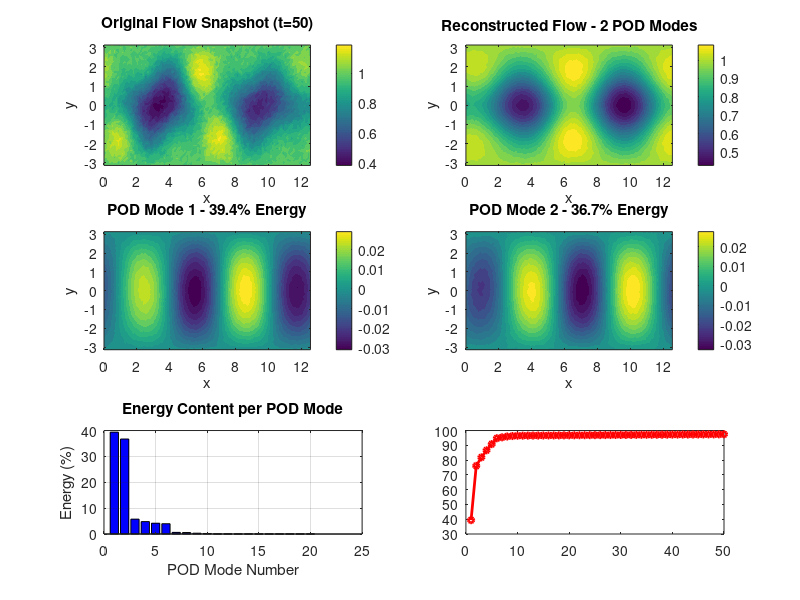

Here is the MATLAB script that generated this plot: (Note: this script raises an error after producing the figure.)
%% PROJECT 11: Proper Orthogonal Decomposition of a Fluid Flow Wake
% Extracts dominant flow structures using SVD
% Simulates von Karman vortex street behind a cylinder
% Reconstructs flow using only first 2 POD modes

%--- Flow Domain ---
nx    = 100;        % Grid points in x direction
ny    = 50;         % Grid points in y direction
nt    = 200;        % Number of time snapshots
x     = linspace(0, 4*pi, nx);
y     = linspace(-pi, pi, ny);
t     = linspace(0, 20, nt);

[X, Y] = meshgrid(x, y);

fprintf('--- POD Flow Analysis ---\n')
fprintf('Grid size      : %d x %d points\n', nx, ny)
fprintf('Snapshots      : %d\n', nt)
fprintf('Total DOF      : %d\n', nx*ny)

%--- Generate von Karman Vortex Street ---
% Superposition of convecting vortices with shedding frequency
St    = 0.2;        % Strouhal number (shedding frequency)
U_inf = 1.0;        % Freestream velocity

% Velocity field snapshots
U_snapshots = zeros(nx*ny, nt);

fprintf('Generating flow snapshots...\n')

for i = 1:nt
    ti = t(i);

    % Mean flow - simple wake profile
    U_mean = U_inf * (1 - 0.3*exp(-Y.^2/2));

    % First shedding mode - primary vortex street
    mode1  = 0.3*sin(X - U_inf*ti) .* cos(0.5*Y) .* ...
        exp(-0.05*(X-U_inf*ti).^2/pi);

    % Second shedding mode - harmonic
    mode2  = 0.1*sin(2*(X - U_inf*ti)) .* sin(Y) .* ...
        exp(-0.05*(X-U_inf*ti).^2/pi);

    % Random noise - small amplitude
    noise  = 0.02*randn(ny, nx);

    % Total velocity field
    U_field = U_mean + mode1 + mode2 + noise;

    % Store as column vector
    U_snapshots(:,i) = U_field(:);
end

fprintf('Snapshots generated successfully\n')
%--- Compute Mean Flow ---
U_mean_vec = mean(U_snapshots, 2);      % Mean over all snapshots
U_fluct    = U_snapshots - U_mean_vec;  % Fluctuation matrix

%--- Perform SVD ---
fprintf('\nPerforming SVD...\n')
[POD_modes, S, V] = svd(U_fluct, 'econ');

%--- Singular Values and Energy ---
singular_vals  = diag(S);
energy_total   = sum(singular_vals.^2);
energy_frac    = singular_vals.^2 / energy_total * 100;
energy_cumul   = cumsum(energy_frac);

%--- Print Energy Content ---
fprintf('\n--- POD Energy Content ---\n')
fprintf('Mode | Singular Value | Energy %% | Cumulative %%\n')
fprintf('-----|----------------|----------|-------------\n')
for i = 1:10
    fprintf('%4d | %14.4f | %8.2f | %11.2f\n', ...
        i, singular_vals(i), energy_frac(i), energy_cumul(i))
end

%--- Find modes needed for 95% energy ---
n_modes_95 = find(energy_cumul >= 95, 1);
fprintf('\nModes needed for 95%% energy: %d\n', n_modes_95)

%--- Reconstruct Flow with 2 modes ---
n_reconstruct = 2;
U_reconstructed = U_mean_vec + ...
    POD_modes(:,1:n_reconstruct) * ...
    S(1:n_reconstruct,1:n_reconstruct) * ...
    V(:,1:n_reconstruct)';

%--- Reconstruction Error ---
error_2modes = norm(U_fluct - POD_modes(:,1:n_reconstruct)* ...
    S(1:n_reconstruct,1:n_reconstruct)*V(:,1:n_reconstruct)', 'fro');
error_total  = norm(U_fluct, 'fro');
fprintf('Reconstruction error with 2 modes: %.2f%%\n', ...
    error_2modes/error_total*100)
%--- Plot Results ---
figure;

%--- Snapshot of original flow ---
subplot(3,2,1)
U_snap = reshape(U_snapshots(:,50), ny, nx);
contourf(X, Y, U_snap, 20, 'LineStyle', 'none')
colorbar
title('Original Flow Snapshot (t=50)')
xlabel('x'); ylabel('y')
axis tight

%--- Reconstructed flow with 2 modes ---
subplot(3,2,2)
U_recon_snap = reshape(U_reconstructed(:,50), ny, nx);
contourf(X, Y, U_recon_snap, 20, 'LineStyle', 'none')
colorbar
title('Reconstructed Flow - 2 POD Modes')
xlabel('x'); ylabel('y')
axis tight

%--- POD Mode 1 ---
subplot(3,2,3)
mode1_plot = reshape(POD_modes(:,1), ny, nx);
contourf(X, Y, mode1_plot, 20, 'LineStyle', 'none')
colorbar
title(sprintf('POD Mode 1 - %.1f%% Energy', energy_frac(1)))
xlabel('x'); ylabel('y')
axis tight

%--- POD Mode 2 ---
subplot(3,2,4)
mode2_plot = reshape(POD_modes(:,2), ny, nx);
contourf(X, Y, mode2_plot, 20, 'LineStyle', 'none')
colorbar
title(sprintf('POD Mode 2 - %.1f%% Energy', energy_frac(2)))
xlabel('x'); ylabel('y')
axis tight

%--- Energy spectrum ---
subplot(3,2,5)
bar(1:20, energy_frac(1:20), 'FaceColor', 'b')
xlabel('POD Mode Number')
ylabel('Energy (%)')
title('Energy Content per POD Mode')
grid on

%--- Cumulative energy ---
subplot(3,2,6)
plot(1:50, energy_cumul(1:50), 'r-o', 'LineWidth', 2, 'MarkerSize', 4)
yline(95, 'k--', '95% threshold', 'LineWidth', 1.5)
xlabel('Number of Modes')
ylabel('Cumulative Energy (%)')
title('Cumulative Energy Capture')
grid on

%--- Save ---
saveas(gcf, 'pod_flow.png')
